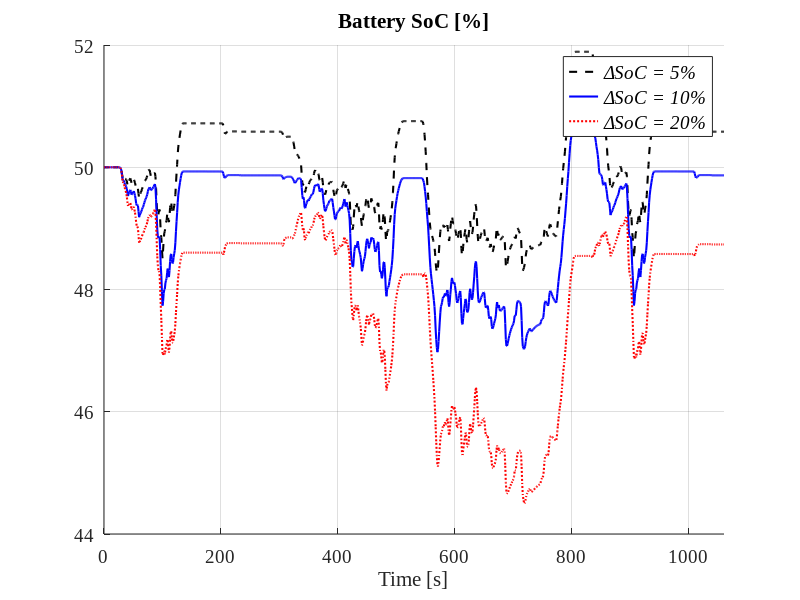

The MATLAB source for this figure: (Note: this script raises an error after producing the figure.)
% This is an example script for data plot
% Provided example data sets:
% Time.mat
% DeltaSoC05.mat, DeltaSoC10.mat, DeltaSoC20.mat
% Created by Bao-Huy NGUYEN on May 2019

close all ;

%% Plot setting
font = 'Times New Roman';   % Fontname ('Times New Roman' for article and report, could be 'Arial' for presentation)
fontsize = 14 ;             % Fontsize (8-9 for article, 10-11 for report, 14-16 for presentation)
fontsize_legend = 14 ;      % Legend fontsize (8-9 for article, 10-11 for report, 14-16 for presentation)

fig_unit = 'centimeters' ;  % (centimeters is prefered)
% fig_position = [5 10] ;  	% [width height] (centimeters)
                            % to be modified to display on the screen
% fig_size = [16 5] ;     	% [width height] (centimeters) 
                            % (width <=8.8 for article, <=16 for report, more for presentation)
                            % to be set for each plot
%% SoC plot
% Figure creation
fig_position = [5 10] ; % centimeters
fig_size = [16 10] ; % centimeters
figure('units',fig_unit,'position',[fig_position fig_size]);
% Data loading and plot
load Time ;
hold on
load DeltaSoC05
h1 = plot(Time, SoC_hess, 'k--', 'LineWidth',1.5) ;
load DeltaSoC10
h2 = plot(Time, SoC_hess, 'b-', 'LineWidth',1.5) ;
load DeltaSoC20
h3 = plot(Time, SoC_hess, 'r:', 'LineWidth',1.5) ;
hold off
% Axis setup
axe_x= 'Time [s]' ; % Legend of x axis
limites_x= [0 Time(end)]; % limits of x axis display
% limites_y= [44 52]; % Limits of y axis display
xlabel(axe_x,'Fontname',font,'Fontsize',fontsize) % Labelling x axis
% ylabel(axe_y,'Fontname',font,'Fontsize',fontsize) % Labelling y axis
set(gca,'FontSize',fontsize,'FontName',font)% sizing legend font and font size
legend([h1, h2, h3], {'\it{\DeltaSoC} = 5%', '\it{\DeltaSoC} = 10%', '\it{\DeltaSoC} = 20%'},...
    'Orientation', 'vertical', 'Location', 'Best', 'FontName',font, 'FontSize',fontsize_legend);
xlim(limites_x) % Limits for x axis display  
% ylim(limites_y) % limits for y axis display
title('Battery SoC [%]')
% Grid setup
grid on;
ax = gca ;
ax.GridLineStyle = ':' ;
ax.GridColor = 'k' ;
ax.GridAlpha = 1 ;
box on ;
